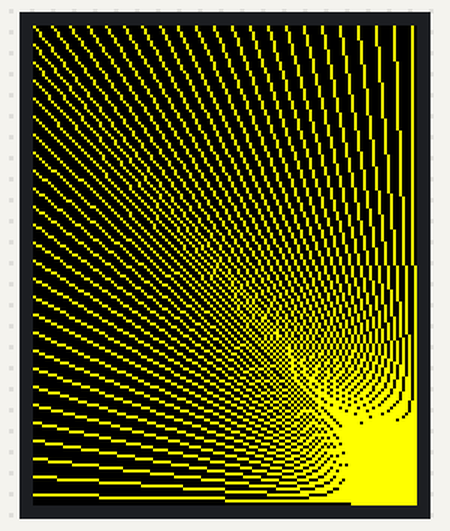
The sketch below on a simulated Arduino Nano, built with avr-gcc and run on an emulated ATmega328P. Shown: 128×160 colour display.

Above: at 1.9 s.

The sketch:

tft_lines.ino
```cpp
#include <Adafruit_GFX.h>    // Core graphics library
#include <Adafruit_ST7735.h> // Hardware-specific library for ST7735
#include <SPI.h>

  #define TFT_CS        A7
  #define TFT_RST        7 // Or set to -1 and connect to Arduino RESET pin
  #define TFT_DC         A6


Adafruit_ST7735 tft = Adafruit_ST7735(TFT_CS, TFT_DC, TFT_RST);

void setup() {
  Serial.begin(9600);
  while (!Serial)
    delay(10);
  tft.initR(INITR_BLACKTAB);
  tft.setSPISpeed(4000000);
  delay(1000);
  tft.fillScreen(ST77XX_BLACK);


}

void loop() {

  testlines(ST77XX_YELLOW);
  delay(500);

}

void testlines(uint16_t color) {
  tft.fillScreen(ST77XX_BLACK);
  for (int16_t x=0; x < tft.width(); x+=6) {
    tft.drawLine(0, 0, x, tft.height()-1, color);
    delay(0);
  }
  for (int16_t y=0; y < tft.height(); y+=6) {
    tft.drawLine(0, 0, tft.width()-1, y, color);
    delay(0);
  }

  tft.fillScreen(ST77XX_BLACK);
  for (int16_t x=0; x < tft.width(); x+=6) {
    tft.drawLine(tft.width()-1, 0, x, tft.height()-1, color);
    delay(0);
  }
  for (int16_t y=0; y < tft.height(); y+=6) {
    tft.drawLine(tft.width()-1, 0, 0, y, color);
    delay(0);
  }

  tft.fillScreen(ST77XX_BLACK);
  for (int16_t x=0; x < tft.width(); x+=6) {
    tft.drawLine(0, tft.height()-1, x, 0, color);
    delay(0);
  }
  for (int16_t y=0; y < tft.height(); y+=6) {
    tft.drawLine(0, tft.height()-1, tft.width()-1, y, color);
    delay(0);
  }

  tft.fillScreen(ST77XX_BLACK);
  for (int16_t x=0; x < tft.width(); x+=6) {
    tft.drawLine(tft.width()-1, tft.height()-1, x, 0, color);
    delay(0);
  }
  for (int16_t y=0; y < tft.height(); y+=6) {
    tft.drawLine(tft.width()-1, tft.height()-1, 0, y, color);
    delay(0);
  }
}
```
